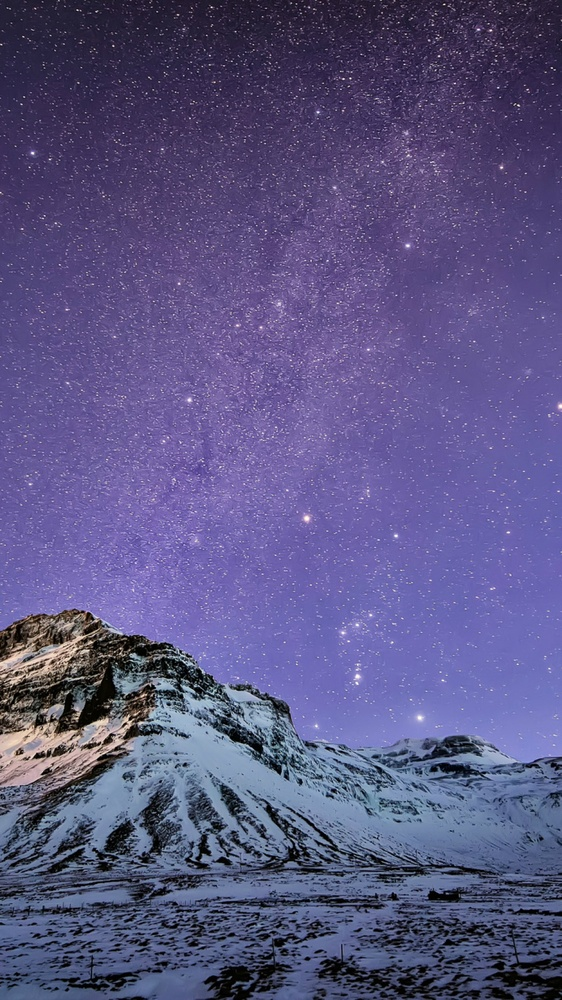
#> input picture raw_images/2.jpg, 562 x 1000 px, shrunk from 1080 x 1920 before the run
$ python amplify.py
#> lines starting #> are read from the running program, lines starting #| are printed output that depends on the picture
import cv2
import numpy as np


def get_amplified_image(image_path, amplified_image_path, factor=2):
#> called with image_path = 'raw_images/2.jpg', amplified_image_path = 'processed_images/2_amplified.jpg', factor = 2
    image = cv2.imread(image_path)
#> image is the input picture: shape (1000, 562, 3); mean B, G, R 131.1, 85.2, 90
    height, width, channels = image.shape
#> height = 1000; width = 562; channels = 3
    amplified_image = np.zeros((height,width,3), np.uint8)
    for i in range(0, height):
        for j in range(0,width):
            amplified_image[i][j][0] = min(factor * image[i][j][0], 255)
            amplified_image[i][j][1] = min(factor * image[i][j][1], 255)
            amplified_image[i][j][2] = min(factor * image[i][j][2], 255)
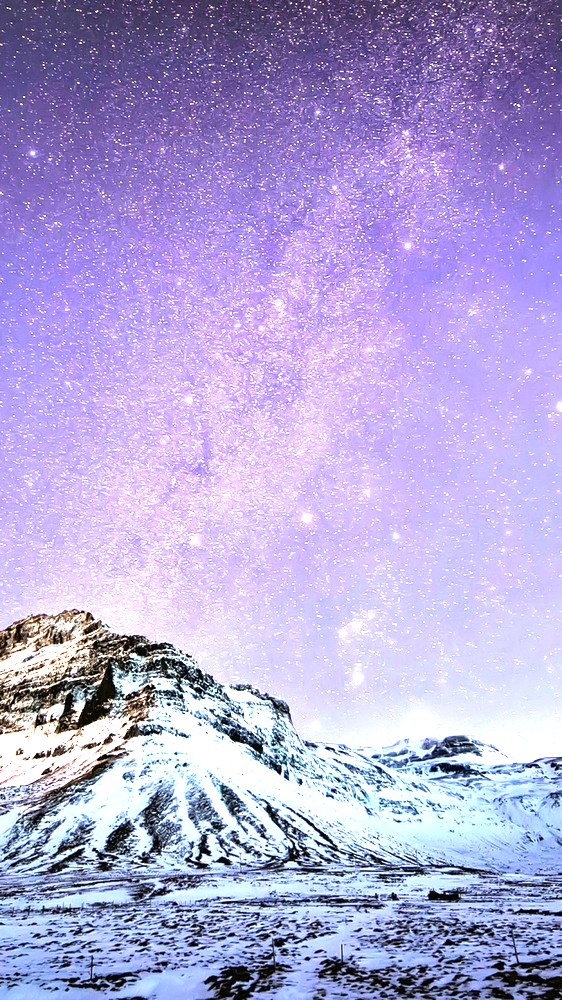
#> amplified_image: shape (1000, 562, 3); mean B, G, R 219, 165.9, 176.2
    cv2.imwrite(amplified_image_path, amplified_image)

if __name__ == "__main__":
    image_path = 'raw_images/2.jpg'
    amplified_image_path = 'processed_images/2_amplified.jpg'
    factor = 2
    get_amplified_image(image_path, amplified_image_path, factor)

$ run again, with raw_images/input_2.jpg copied over raw_images/2.jpg
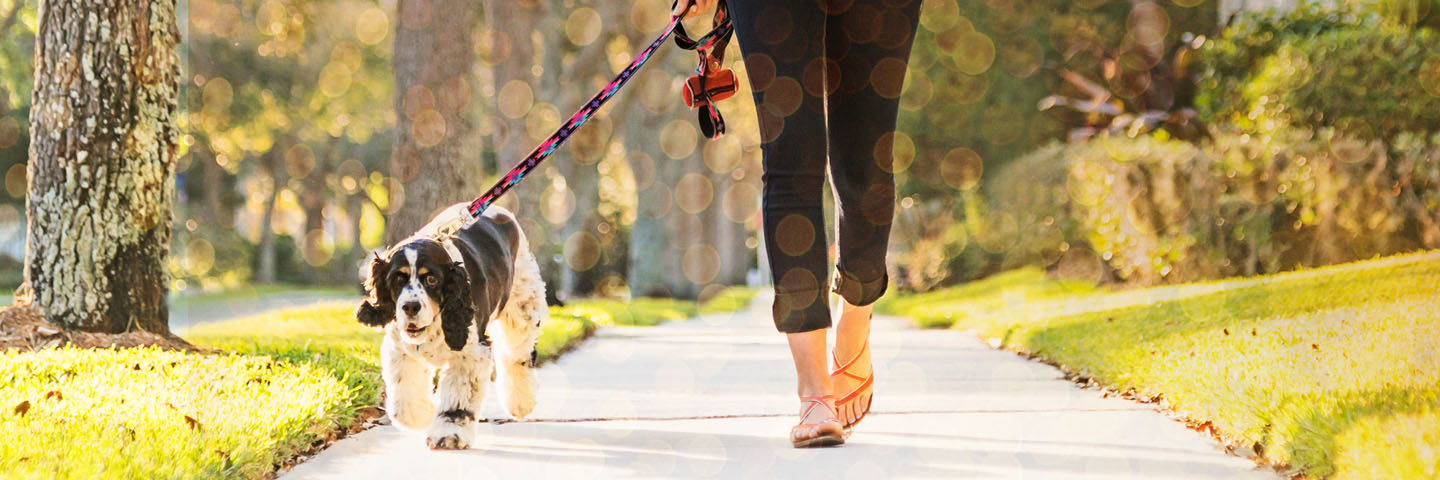
#> input picture raw_images/input_2.jpg, 1440 x 480 px
#> in get_amplified_image, image is the input picture: shape (480, 1440, 3); mean B, G, R 108.3, 157.3, 175.3
#> after the loop in get_amplified_image, `for i in range(0, height):`:
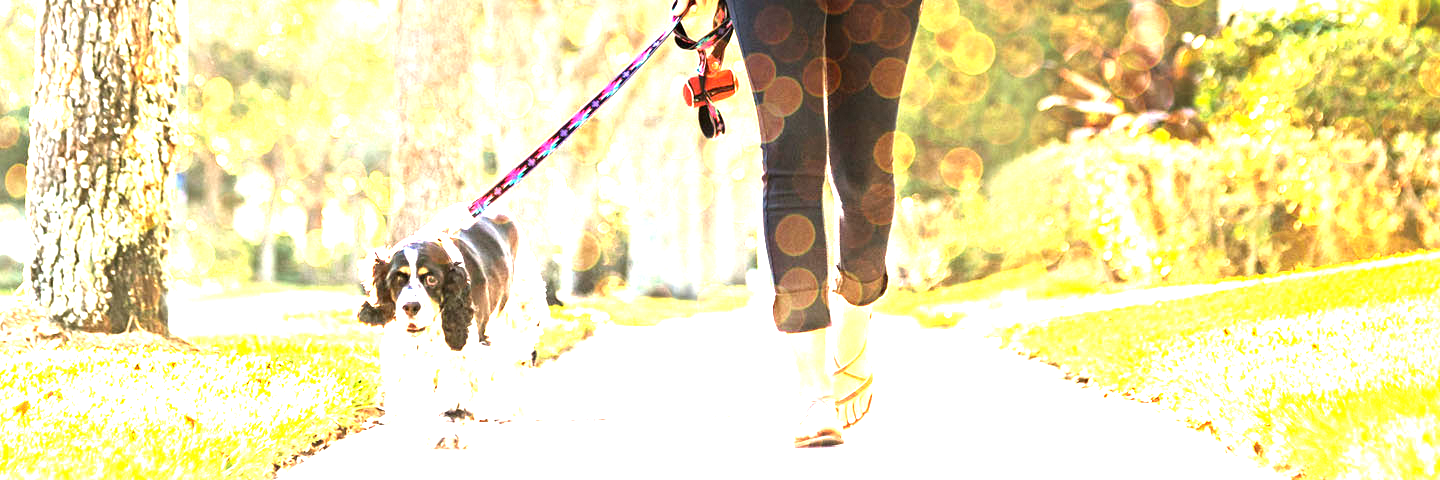
#> amplified_image: shape (480, 1440, 3); mean B, G, R 177.5, 226.8, 235.6

$ run again, with raw_images/dog.png saved as raw_images/2.jpg
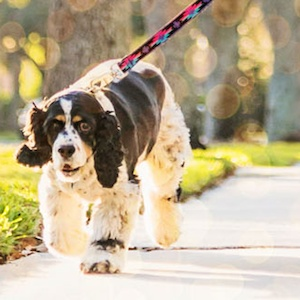
#> input picture raw_images/dog.png, 300 x 300 px
#> in get_amplified_image, image is the input picture: shape (300, 300, 3); mean B, G, R 145.7, 174.2, 188.6
#> after the loop in get_amplified_image, `for i in range(0, height):`:
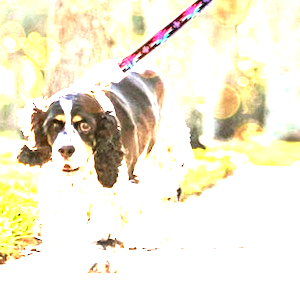
#> amplified_image: shape (300, 300, 3); mean B, G, R 215.3, 235.6, 241.3
